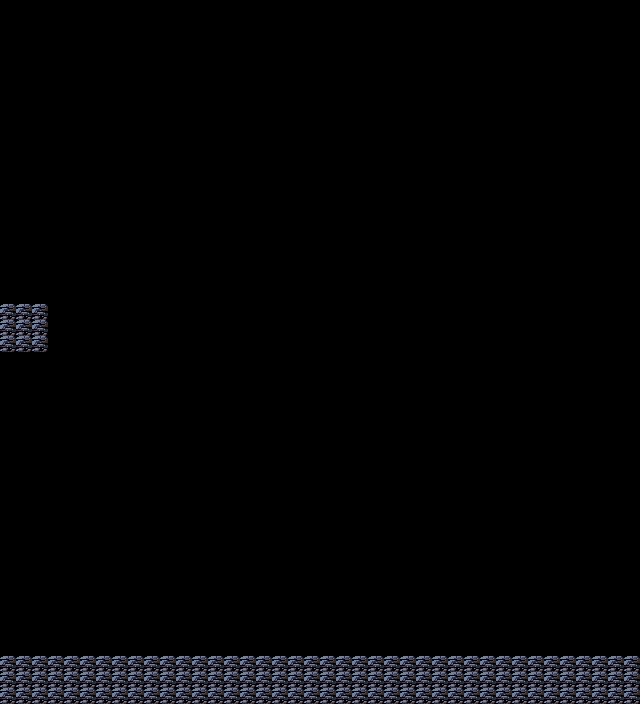

This game map was drawn from its Tiled (.tmx) file and the tilesets committed beside it. A one-line description and the full map source follow:
An orthogonal 40x44 tile map with 16x16 px tiles, 1 tile layer (Collision).

<map version="1.10" tiledversion="1.10.2" orientation="orthogonal" renderorder="right-down" width="40" height="44" tilewidth="16" tileheight="16" infinite="0" nextlayerid="2" nextobjectid="1">
 <tileset firstgid="1" source="../tileset/tileset.tsx" />
 <layer id="1" name="Collision" width="40" height="44">
  <data encoding="csv">
0,0,0,0,0,0,0,0,0,0,0,0,0,0,0,0,0,0,0,0,0,0,0,0,0,0,0,0,0,0,0,0,0,0,0,0,0,0,0,0,
0,0,0,0,0,0,0,0,0,0,0,0,0,0,0,0,0,0,0,0,0,0,0,0,0,0,0,0,0,0,0,0,0,0,0,0,0,0,0,0,
0,0,0,0,0,0,0,0,0,0,0,0,0,0,0,0,0,0,0,0,0,0,0,0,0,0,0,0,0,0,0,0,0,0,0,0,0,0,0,0,
0,0,0,0,0,0,0,0,0,0,0,0,0,0,0,0,0,0,0,0,0,0,0,0,0,0,0,0,0,0,0,0,0,0,0,0,0,0,0,0,
0,0,0,0,0,0,0,0,0,0,0,0,0,0,0,0,0,0,0,0,0,0,0,0,0,0,0,0,0,0,0,0,0,0,0,0,0,0,0,0,
0,0,0,0,0,0,0,0,0,0,0,0,0,0,0,0,0,0,0,0,0,0,0,0,0,0,0,0,0,0,0,0,0,0,0,0,0,0,0,0,
0,0,0,0,0,0,0,0,0,0,0,0,0,0,0,0,0,0,0,0,0,0,0,0,0,0,0,0,0,0,0,0,0,0,0,0,0,0,0,0,
0,0,0,0,0,0,0,0,0,0,0,0,0,0,0,0,0,0,0,0,0,0,0,0,0,0,0,0,0,0,0,0,0,0,0,0,0,0,0,0,
0,0,0,0,0,0,0,0,0,0,0,0,0,0,0,0,0,0,0,0,0,0,0,0,0,0,0,0,0,0,0,0,0,0,0,0,0,0,0,0,
0,0,0,0,0,0,0,0,0,0,0,0,0,0,0,0,0,0,0,0,0,0,0,0,0,0,0,0,0,0,0,0,0,0,0,0,0,0,0,0,
0,0,0,0,0,0,0,0,0,0,0,0,0,0,0,0,0,0,0,0,0,0,0,0,0,0,0,0,0,0,0,0,0,0,0,0,0,0,0,0,
0,0,0,0,0,0,0,0,0,0,0,0,0,0,0,0,0,0,0,0,0,0,0,0,0,0,0,0,0,0,0,0,0,0,0,0,0,0,0,0,
0,0,0,0,0,0,0,0,0,0,0,0,0,0,0,0,0,0,0,0,0,0,0,0,0,0,0,0,0,0,0,0,0,0,0,0,0,0,0,0,
0,0,0,0,0,0,0,0,0,0,0,0,0,0,0,0,0,0,0,0,0,0,0,0,0,0,0,0,0,0,0,0,0,0,0,0,0,0,0,0,
0,0,0,0,0,0,0,0,0,0,0,0,0,0,0,0,0,0,0,0,0,0,0,0,0,0,0,0,0,0,0,0,0,0,0,0,0,0,0,0,
0,0,0,0,0,0,0,0,0,0,0,0,0,0,0,0,0,0,0,0,0,0,0,0,0,0,0,0,0,0,0,0,0,0,0,0,0,0,0,0,
0,0,0,0,0,0,0,0,0,0,0,0,0,0,0,0,0,0,0,0,0,0,0,0,0,0,0,0,0,0,0,0,0,0,0,0,0,0,0,0,
0,0,0,0,0,0,0,0,0,0,0,0,0,0,0,0,0,0,0,0,0,0,0,0,0,0,0,0,0,0,0,0,0,0,0,0,0,0,0,0,
0,0,0,0,0,0,0,0,0,0,0,0,0,0,0,0,0,0,0,0,0,0,0,0,0,0,0,0,0,0,0,0,0,0,0,0,0,0,0,0,
1,1,1,0,0,0,0,0,0,0,0,0,0,0,0,0,0,0,0,0,0,0,0,0,0,0,0,0,0,0,0,0,0,0,0,0,0,0,0,0,
1,1,1,0,0,0,0,0,0,0,0,0,0,0,0,0,0,0,0,0,0,0,0,0,0,0,0,0,0,0,0,0,0,0,0,0,0,0,0,0,
1,1,1,0,0,0,0,0,0,0,0,0,0,0,0,0,0,0,0,0,0,0,0,0,0,0,0,0,0,0,0,0,0,0,0,0,0,0,0,0,
0,0,0,0,0,0,0,0,0,0,0,0,0,0,0,0,0,0,0,0,0,0,0,0,0,0,0,0,0,0,0,0,0,0,0,0,0,0,0,0,
0,0,0,0,0,0,0,0,0,0,0,0,0,0,0,0,0,0,0,0,0,0,0,0,0,0,0,0,0,0,0,0,0,0,0,0,0,0,0,0,
0,0,0,0,0,0,0,0,0,0,0,0,0,0,0,0,0,0,0,0,0,0,0,0,0,0,0,0,0,0,0,0,0,0,0,0,0,0,0,0,
0,0,0,0,0,0,0,0,0,0,0,0,0,0,0,0,0,0,0,0,0,0,0,0,0,0,0,0,0,0,0,0,0,0,0,0,0,0,0,0,
0,0,0,0,0,0,0,0,0,0,0,0,0,0,0,0,0,0,0,0,0,0,0,0,0,0,0,0,0,0,0,0,0,0,0,0,0,0,0,0,
0,0,0,0,0,0,0,0,0,0,0,0,0,0,0,0,0,0,0,0,0,0,0,0,0,0,0,0,0,0,0,0,0,0,0,0,0,0,0,0,
0,0,0,0,0,0,0,0,0,0,0,0,0,0,0,0,0,0,0,0,0,0,0,0,0,0,0,0,0,0,0,0,0,0,0,0,0,0,0,0,
0,0,0,0,0,0,0,0,0,0,0,0,0,0,0,0,0,0,0,0,0,0,0,0,0,0,0,0,0,0,0,0,0,0,0,0,0,0,0,0,
0,0,0,0,0,0,0,0,0,0,0,0,0,0,0,0,0,0,0,0,0,0,0,0,0,0,0,0,0,0,0,0,0,0,0,0,0,0,0,0,
0,0,0,0,0,0,0,0,0,0,0,0,0,0,0,0,0,0,0,0,0,0,0,0,0,0,0,0,0,0,0,0,0,0,0,0,0,0,0,0,
0,0,0,0,0,0,0,0,0,0,0,0,0,0,0,0,0,0,0,0,0,0,0,0,0,0,0,0,0,0,0,0,0,0,0,0,0,0,0,0,
0,0,0,0,0,0,0,0,0,0,0,0,0,0,0,0,0,0,0,0,0,0,0,0,0,0,0,0,0,0,0,0,0,0,0,0,0,0,0,0,
0,0,0,0,0,0,0,0,0,0,0,0,0,0,0,0,0,0,0,0,0,0,0,0,0,0,0,0,0,0,0,0,0,0,0,0,0,0,0,0,
0,0,0,0,0,0,0,0,0,0,0,0,0,0,0,0,0,0,0,0,0,0,0,0,0,0,0,0,0,0,0,0,0,0,0,0,0,0,0,0,
0,0,0,0,0,0,0,0,0,0,0,0,0,0,0,0,0,0,0,0,0,0,0,0,0,0,0,0,0,0,0,0,0,0,0,0,0,0,0,0,
0,0,0,0,0,0,0,0,0,0,0,0,0,0,0,0,0,0,0,0,0,0,0,0,0,0,0,0,0,0,0,0,0,0,0,0,0,0,0,0,
0,0,0,0,0,0,0,0,0,0,0,0,0,0,0,0,0,0,0,0,0,0,0,0,0,0,0,0,0,0,0,0,0,0,0,0,0,0,0,0,
0,0,0,0,0,0,0,0,0,0,0,0,0,0,0,0,0,0,0,0,0,0,0,0,0,0,0,0,0,0,0,0,0,0,0,0,0,0,0,0,
0,0,0,0,0,0,0,0,0,0,0,0,0,0,0,0,0,0,0,0,0,0,0,0,0,0,0,0,0,0,0,0,0,0,0,0,0,0,0,0,
1,1,1,1,1,1,1,1,1,1,1,1,1,1,1,1,1,1,1,1,1,1,1,1,1,1,1,1,1,1,1,1,1,1,1,1,1,1,1,1,
1,1,1,1,1,1,1,1,1,1,1,1,1,1,1,1,1,1,1,1,1,1,1,1,1,1,1,1,1,1,1,1,1,1,1,1,1,1,1,1,
1,1,1,1,1,1,1,1,1,1,1,1,1,1,1,1,1,1,1,1,1,1,1,1,1,1,1,1,1,1,1,1,1,1,1,1,1,1,1,1
</data>
 </layer>
</map>
